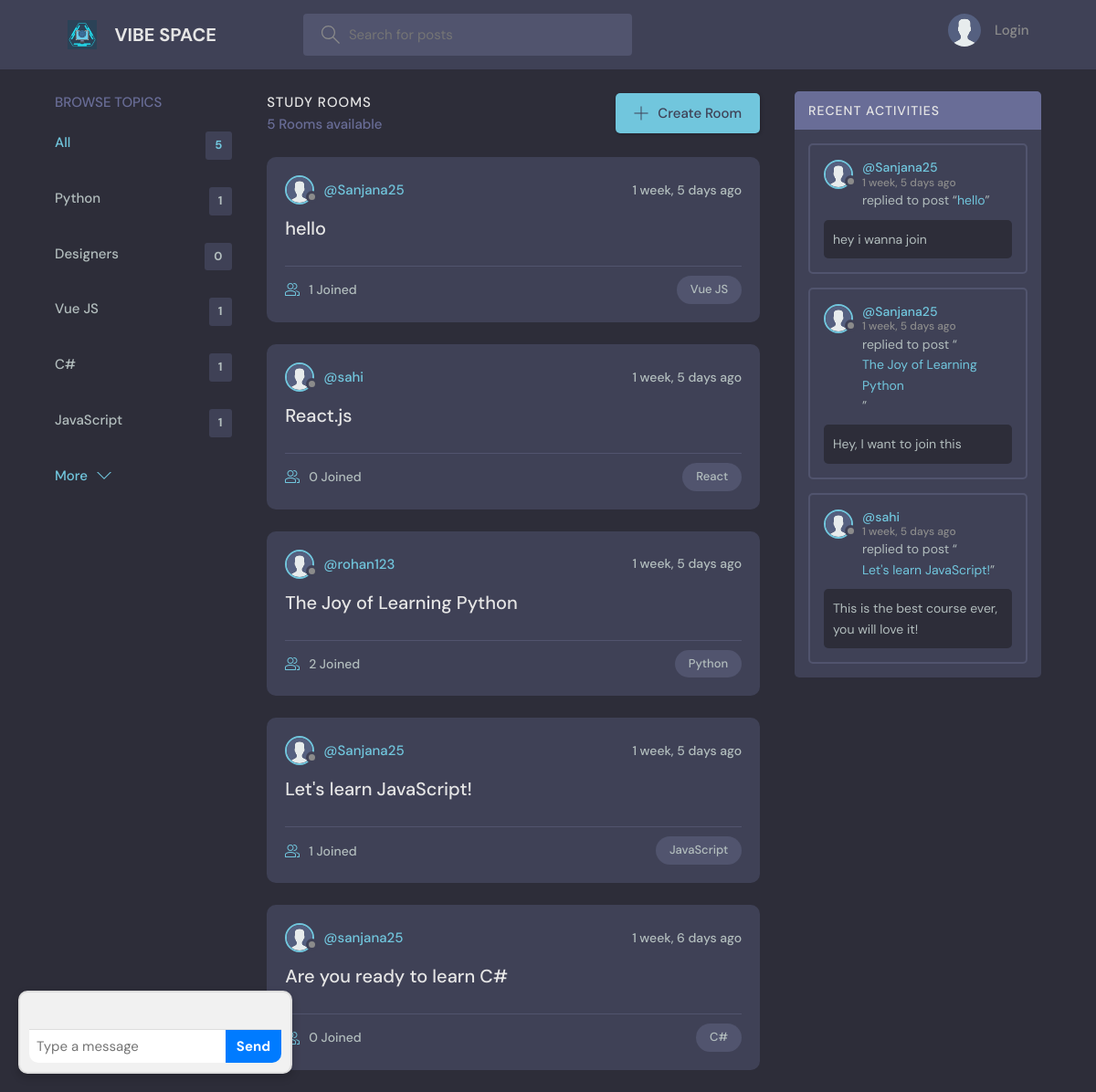
The page / on the database its author committed.
### base/models.py (models this page shows, shortened)
class Topic(models.Model):
    name = models.CharField(max_length=200)

class Room(models.Model):
    host = models.ForeignKey(User, on_delete=models.SET_NULL, null=True)
    topic = models.ForeignKey(Topic, on_delete=models.SET_NULL, null=True)
    name = models.CharField(max_length=200)
    description = models.TextField(null=True, blank=True)
    participants = models.ManyToManyField(
        User, related_name='participants', blank=True)
    updated = models.DateTimeField(auto_now=True)
    created = models.DateTimeField(auto_now_add=True)
    class Meta:
        ordering = ['-updated', '-created']
    def __str__(self):
        return self.name

class User(AbstractUser):
    name = models.CharField(max_length=200, null=True)
    email = models.EmailField(unique=True, null=True)
    bio = models.TextField(null=True)
    avatar = models.ImageField(null=True, default="avatar.svg")
    USERNAME_FIELD = 'email'
    REQUIRED_FIELDS = []

class Message(models.Model):
    user = models.ForeignKey(User, on_delete=models.CASCADE)
    room = models.ForeignKey(Room, on_delete=models.CASCADE)
    body = models.TextField()
    updated = models.DateTimeField(auto_now=True)
    created = models.DateTimeField(auto_now_add=True)
    class Meta:
        ordering = ['-updated', '-created']

### base/views.py (the view)
# urls.py: path('', views.home, name="home"),
def home(request):
    q = request.GET.get('q') if request.GET.get('q') != None else ''
    rooms = Room.objects.filter(
        Q(topic__name__icontains=q) |
        Q(name__icontains=q) |
        Q(description__icontains=q)
    )
    topics = Topic.objects.all()[0:5]
    room_count = rooms.count()
    room_messages = Message.objects.filter(
        Q(room__topic__name__icontains=q))[0:3]
    context = {'rooms': rooms, 'topics': topics,
               'room_count': room_count, 'room_messages': room_messages}
    return render(request, 'base/home.html', context)

### base/templates/base/home.html (shortened to what this page needs)
{% extends 'main.html' %}
{% block content %}
<main class="layout layout--3">
  <div class="container">
    {% include 'base/topics_component.html' %}
    <div class="roomList">
      <div class="roomList__header">
        <div>
          <h2>Study Rooms</h2>
          <p>{{room_count}} Rooms available</p>
        </div>
        <a class="btn btn--main" href="{% url 'create-room' %}">
          <svg version="1.1" xmlns="http://www.w3.org/2000/svg" width="32" height="32" viewBox="0 0 32 32">
            <title>add</title>
            <path
              d="M16.943 0.943h-1.885v14.115h-14.115v1.885h14.115v14.115h1.885v-14.115h14.115v-1.885h-14.115v-14.115z">
            </path>
          </svg>
          Create Room
        </a>
      </div>
      {% include 'base/feed_component.html' %}
    </div>
    {% include 'base/chatbot.html'%}
    {% include 'base/activity_component.html' %}
  </div>
</main>
{% endblock %}

### base/templates/base/topics_component.html
<div class="topics">
    <div class="topics__header">
        <h2>Browse Topics</h2>
    </div>
    <ul class="topics__list">
        <li>
            <a href="{% url 'home' %}" class="active">All <span>{{topics.count}}</span></a>
        </li>
        {% for topic in topics %}
        <li>
            <a href="{% url 'home' %}?q={{topic.name}}">{{topic.name}}<span>{{topic.room_set.all.count}}</span></a>
        </li>
        {% endfor %}
    </ul>
    <a class="btn btn--link" href="{% url 'topics' %}">
        More
        <svg version="1.1" xmlns="http://www.w3.org/2000/svg" width="32" height="32" viewBox="0 0 32 32">
            <title>chevron-down</title>
            <path d="M16 21l-13-13h-3l16 16 16-16h-3l-13 13z"></path>
        </svg>
    </a>
</div>

### base/templates/base/feed_component.html (shortened to what this page needs)
{% for room in rooms %}
<div class="roomListRoom">
    <div class="roomListRoom__header">
        <a href="{% url 'user-profile' room.host.id %}" class="roomListRoom__author">
            <div class="avatar avatar--small">
                <img src="{{room.host.avatar.url}}" />
            </div>
            <span>@{{room.host.username}}</span>
        </a>
        <div class="roomListRoom__actions">
            <span>{{room.created|timesince}} ago</span>
        </div>
    </div>
    <div class="roomListRoom__content">
        <a href="{% url 'room' room.id %}">{{room.name}}</a>
    </div>
    <div class="roomListRoom__meta">
        <a href="{% url 'room' room.id %}" class="roomListRoom__joined">
            {{room.participants.all.count}} Joined
        </a>
        <p class="roomListRoom__topic">{{room.topic.name}}</p>
    </div>
</div>
{% endfor %}

### base/templates/base/activity_component.html (shortened to what this page needs)
<div class="activities">
    <div class="activities__header">
        <h2>Recent Activities</h2>
    </div>
    {% for message in room_messages %}
    <div class="activities__box">
        <div class="activities__boxHeader roomListRoom__header">
            <a href="{% url 'user-profile' message.user.id %}" class="roomListRoom__author">
                <div class="avatar avatar--small">
                    <img src="{{message.user.avatar.url}}" />
                </div>
                <p>
                    @{{message.user.username}}
                    <span>{{message.created|timesince}} ago</span>
                </p>
            </a>
        </div>
        <div class="activities__boxContent">
            <p>replied to post “<a href="{% url 'room' message.room.id %}">{{message.room}}</a>”</p>
            <div class="activities__boxRoomContent">{{message.body}}</div>
        </div>
    </div>
    {% endfor %}
</div>

### rows shown on the page
Topic: name "Python", room_set.all.count "1"
Topic: name "Designers", room_set.all.count "0"
Topic: name "Vue JS", room_set.all.count "1"
Topic: name "C#", room_set.all.count "1"
Topic: name "JavaScript", room_set.all.count "1"
Room: host.avatar (placeholder picture), host.username "Sanjana25", created "1 week, 5 days", name "hello", participants.all.count "1", topic.name "Vue JS"
Room: host.avatar (placeholder picture), host.username "sahi", created "1 week, 5 days", name "React.js", participants.all.count "0", topic.name "React"
Room: host.avatar (placeholder picture), host.username "rohan123", created "1 week, 5 days", name "The Joy of Learning Python", participants.all.count "2", topic.name "Python"
Room: host.avatar (placeholder picture), host.username "Sanjana25", created "1 week, 5 days", name "Let's learn JavaScript!", participants.all.count "1", topic.name "JavaScript"
Room: host.avatar (placeholder picture), host.username "sanjana25", created "1 week, 6 days", name "Are you ready to learn C#", participants.all.count "0", topic.name "C#"
Message: user.avatar (placeholder picture), user.username "Sanjana25", created "1 week, 5 days", room "hello", body "hey i wanna join"
Message: user.avatar (placeholder picture), user.username "Sanjana25", created "1 week, 5 days", room "The Joy of Learning Python", body "Hey, I want to join this"
Message: user.avatar (placeholder picture), user.username "sahi", created "1 week, 5 days", room "Let's learn JavaScript!", body "This is the best course ever, you will love it!"

### other values the page prints
{{ topics.count }} "5"
{{ room_count }} "5"
